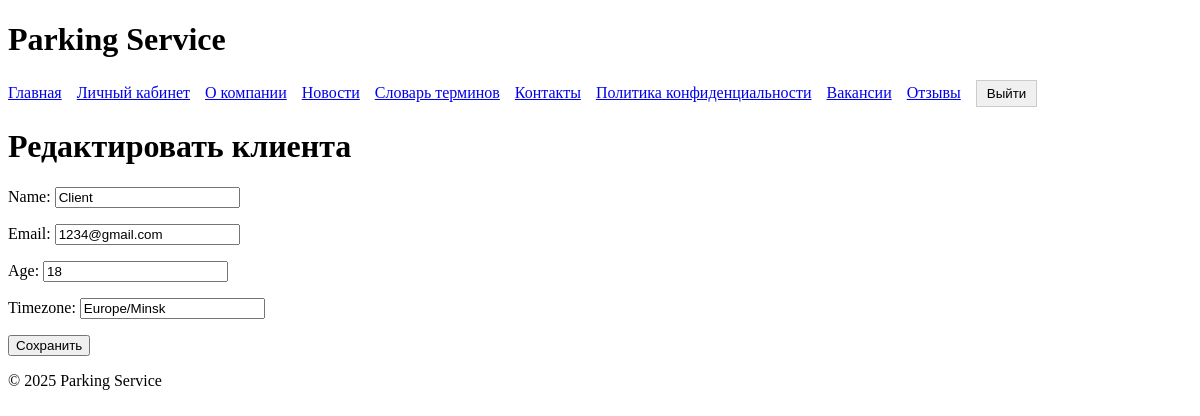
/clients/2/update/ (signed in), run on the app's committed database.
### parking/models.py (models this page shows, shortened)
class Client(models.Model):
    user = models.OneToOneField(User, on_delete=models.CASCADE)
    name = models.CharField(max_length=100)
    email = models.EmailField()
    age = models.IntegerField(default=18)
    timezone = models.CharField(max_length=100, default='Europe/Minsk')  # Например, 'Europe/Paris'

### parking/views.py (the view, shortened to what this page needs)
# urls.py: path('clients/<int:pk>/update/', ClientUpdateView.as_view(), name='client_update'),
class ClientUpdateView(UpdateView):
    model = Client
    fields = ['name', 'email', 'age', 'timezone']
    template_name = 'parking/client_form.html'
    success_url = reverse_lazy('client_dashboard')
    def get_object(self, queryset=None):
        obj = super().get_object(queryset)
        user = self.request.user
        if is_admin(user) or (is_client(user) and obj.user == user):
            return obj
        raise Http404("У вас нет доступа к редактированию этого клиента")
    def get_context_data(self, **kwargs):
        context = super().get_context_data(**kwargs)
        context['is_admin'] = is_admin(self.request.user)
        context['is_client'] = is_client(self.request.user)
        context['is_employee'] = is_employee(self.request.user)
        return context

### parking/views.py (called while the page is built)
def is_admin(user):
    logger.debug(f"Checking is_admin for user {user.username if user.is_authenticated else 'Anonymous'}, is_superuser: {user.is_superuser if user.is_authenticated else 'N/A'}")
    return user.is_authenticated and user.is_superuser

def is_employee(user):
    logger.debug(f"Checking is_employee for user {user.username if user.is_authenticated else 'Anonymous'}, in Employee group: {user.groups.filter(name='Employee').exists() if user.is_authenticated else 'N/A'}")
    return user.is_authenticated and user.groups.filter(name='Employee').exists()

def is_client(user):
    logger.debug(f"Checking is_client for user {user.username if user.is_authenticated else 'Anonymous'}, in Client group: {user.groups.filter(name='Client').exists() if user.is_authenticated else 'N/A'}")
    return user.is_authenticated and user.groups.filter(name='Client').exists()

### parking/templates/parking/client_form.html (shortened to what this page needs)
{% extends 'parking/base.html' %}
{% block content %}
<h1>{% if object %}Редактировать клиента{% else %}Добавить клиента{% endif %}</h1>
<form method="post">
    {{ form.as_p }}
    <button type="submit">Сохранить</button>
</form>
{% endblock %}

### data on the page
Client: name "Client", email "1234@gmail.com", age "18", timezone "Europe/Minsk"
